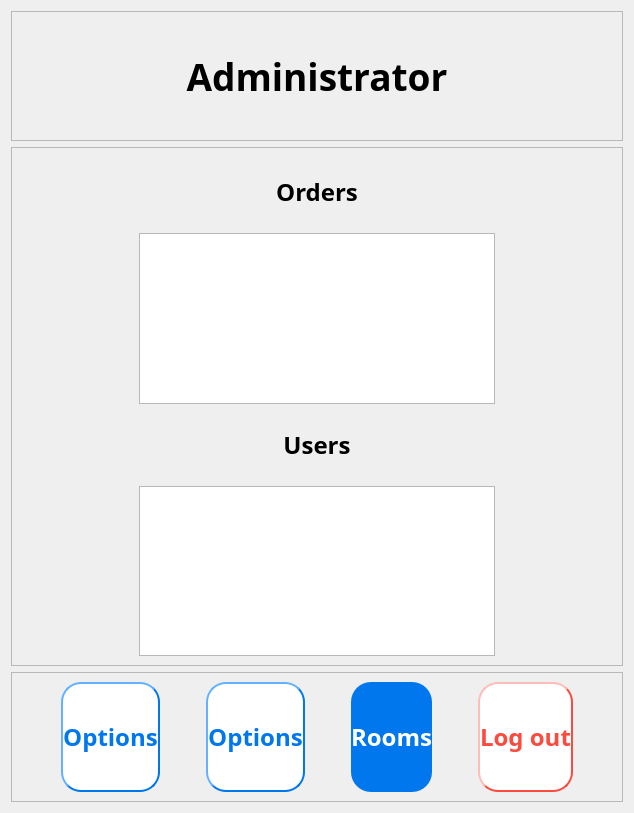
           <widget class="QWidget" name="admin_page16">
            <layout class="QGridLayout" name="gridLayout_92">
             <item row="0" column="0">
              <layout class="QVBoxLayout" name="verticalLayout_28" stretch="1,4,1">
               <item>
                <widget class="QFrame" name="frame_46">
                 <property name="frameShape">
                  <enum>QFrame::StyledPanel</enum>
                 </property>
                 <property name="frameShadow">
                  <enum>QFrame::Raised</enum>
                 </property>
                 <layout class="QGridLayout" name="gridLayout_94">
                  <item row="0" column="0">
                   <layout class="QGridLayout" name="gridLayout_93">
                    <item row="0" column="0">
                     <widget class="QLabel" name="label_43">
                      <property name="font">
                       <font>
                        <family>Bahnschrift SemiBold</family>
                        <pointsize>28</pointsize>
                        <weight>75</weight>
                        <bold>true</bold>
                       </font>
                      </property>
                      <property name="text">
                       <string>Administrator</string>
                      </property>
                      <property name="alignment">
                       <set>Qt::AlignCenter</set>
                      </property>
                     </widget>
                    </item>
                   </layout>
                  </item>
                 </layout>
                </widget>
               </item>
               <item>
                <widget class="QFrame" name="frame_45">
                 <property name="frameShape">
                  <enum>QFrame::StyledPanel</enum>
                 </property>
                 <property name="frameShadow">
                  <enum>QFrame::Raised</enum>
                 </property>
                 <layout class="QGridLayout" name="gridLayout_96">
                  <item row="0" column="0">
                   <layout class="QGridLayout" name="gridLayout_95" columnstretch="1,3,1">
                    <item row="3" column="1">
                     <widget class="QTableWidget" name="orders_2">
                      <property name="font">
                       <font>
                        <family>Bahnschrift SemiBold</family>
                        <pointsize>18</pointsize>
                        <weight>75</weight>
                        <bold>true</bold>
                       </font>
                      </property>
                     </widget>
                    </item>
                    <item row="3" column="2">
                     <spacer name="horizontalSpacer_62">
                      <property name="orientation">
                       <enum>Qt::Horizontal</enum>
                      </property>
                      <property name="sizeHint" stdset="0">
                       <size>
                        <width>40</width>
                        <height>20</height>
                       </size>
                      </property>
                     </spacer>
                    </item>
                    <item row="7" column="1">
                     <widget class="QTableWidget" name="users">
                      <property name="font">
                       <font>
                        <family>Bahnschrift SemiBold</family>
                        <pointsize>18</pointsize>
                        <weight>75</weight>
                        <bold>true</bold>
                       </font>
                      </property>
                     </widget>
                    </item>
                    <item row="3" column="0">
                     <spacer name="horizontalSpacer_61">
                      <property name="orientation">
                       <enum>Qt::Horizontal</enum>
                      </property>
                      <property name="sizeHint" stdset="0">
                       <size>
                        <width>40</width>
                        <height>20</height>
                       </size>
                      </property>
                     </spacer>
                    </item>
                    <item row="1" column="1">
                     <widget class="QLabel" name="label_44">
                      <property name="font">
                       <font>
                        <family>Bahnschrift SemiBold</family>
                        <pointsize>18</pointsize>
                        <weight>75</weight>
                        <bold>true</bold>
                       </font>
                      </property>
                      <property name="text">
                       <string>Orders</string>
                      </property>
                      <property name="alignment">
                       <set>Qt::AlignCenter</set>
                      </property>
                     </widget>
                    </item>
                    <item row="5" column="1">
                     <widget class="QLabel" name="label_45">
                      <property name="font">
                       <font>
                        <family>Bahnschrift SemiBold</family>
                        <pointsize>18</pointsize>
                        <weight>75</weight>
                        <bold>true</bold>
                       </font>
                      </property>
                      <property name="text">
                       <string>Users</string>
                      </property>
                      <property name="alignment">
                       <set>Qt::AlignCenter</set>
                      </property>
                     </widget>
                    </item>
                    <item row="4" column="1">
                     <spacer name="verticalSpacer_37">
                      <property name="orientation">
                       <enum>Qt::Vertical</enum>
                      </property>
                      <property name="sizeHint" stdset="0">
                       <size>
                        <width>20</width>
                        <height>40</height>
                       </size>
                      </property>
                     </spacer>
                    </item>
                    <item row="0" column="1">
                     <spacer name="verticalSpacer_35">
                      <property name="orientation">
                       <enum>Qt::Vertical</enum>
                      </property>
                      <property name="sizeHint" stdset="0">
                       <size>
                        <width>20</width>
                        <height>40</height>
                       </size>
                      </property>
                     </spacer>
                    </item>
                    <item row="2" column="1">
                     <spacer name="verticalSpacer_36">
                      <property name="orientation">
                       <enum>Qt::Vertical</enum>
                      </property>
                      <property name="sizeHint" stdset="0">
                       <size>
                        <width>20</width>
                        <height>40</height>
                       </size>
                      </property>
                     </spacer>
                    </item>
                    <item row="6" column="1">
                     <spacer name="verticalSpacer_38">
                      <property name="orientation">
                       <enum>Qt::Vertical</enum>
                      </property>
                      <property name="sizeHint" stdset="0">
                       <size>
                        <width>20</width>
                        <height>40</height>
                       </size>
                      </property>
                     </spacer>
                    </item>
                   </layout>
                  </item>
                 </layout>
                </widget>
               </item>
               <item>
                <widget class="QFrame" name="frame_44">
                 <property name="frameShape">
                  <enum>QFrame::StyledPanel</enum>
                 </property>
                 <property name="frameShadow">
                  <enum>QFrame::Raised</enum>
                 </property>
                 <layout class="QGridLayout" name="gridLayout_98">
                  <item row="0" column="0">
                   <layout class="QGridLayout" name="gridLayout_97" columnstretch="1,2,1,2,1,2,1,2,1">
                    <item row="0" column="7">
                     <widget class="QPushButton" name="to_sign_in_page_4">
                      <property name="sizePolicy">
                       <sizepolicy hsizetype="Minimum" vsizetype="Expanding">
                        <horstretch>0</horstretch>
                        <verstretch>0</verstretch>
                       </sizepolicy>
                      </property>
                      <property name="font">
                       <font>
                        <family>Bahnschrift SemiBold</family>
                        <pointsize>18</pointsize>
                        <weight>75</weight>
                        <bold>true</bold>
                       </font>
                      </property>
                      <property name="styleSheet">
                       <string notr="true">QPushButton{background-color: rgb(255,255,255); border-radius:20px; color:rgb(251, 74, 62);border-width:2px;border-color:rgb(251, 74, 62);border-style:outset;}</string>
                      </property>
                      <property name="text">
                       <string>Log out</string>
                      </property>
                     </widget>
                    </item>
                    <item row="0" column="8">
                     <spacer name="horizontalSpacer_66">
                      <property name="orientation">
                       <enum>Qt::Horizontal</enum>
                      </property>
                      <property name="sizeHint" stdset="0">
                       <size>
                        <width>40</width>
                        <height>20</height>
                       </size>
                      </property>
                     </spacer>
                    </item>
                    <item row="0" column="5">
                     <widget class="QPushButton" name="to_room_page">
                      <property name="sizePolicy">
                       <sizepolicy hsizetype="Minimum" vsizetype="Expanding">
                        <horstretch>0</horstretch>
                        <verstretch>0</verstretch>
                       </sizepolicy>
                      </property>
                      <property name="font">
                       <font>
                        <family>Bahnschrift SemiBold</family>
                        <pointsize>18</pointsize>
                        <weight>75</weight>
                        <bold>true</bold>
                       </font>
                      </property>
                      <property name="styleSheet">
                       <string notr="true">QPushButton{background-color: rgb(0, 119, 237); border-radius:20px; color:rgb(255,255,255);}</string>
                      </property>
                      <property name="text">
                       <string>Rooms</string>
                      </property>
                     </widget>
                    </item>
                    <item row="0" column="3">
                     <widget class="QPushButton" name="pushButton">
                      <property name="sizePolicy">
                       <sizepolicy hsizetype="Expanding" vsizetype="Expanding">
                        <horstretch>0</horstretch>
                        <verstretch>0</verstretch>
                       </sizepolicy>
                      </property>
                      <property name="font">
                       <font>
                        <family>Bahnschrift SemiBold</family>
                        <pointsize>18</pointsize>
                        <weight>75</weight>
                        <bold>true</bold>
                       </font>
                      </property>
                      <property name="styleSheet">
                       <string notr="true">QPushButton{background-color: rgb(255,255,255); border-radius:20px; color:rgb(0, 119, 237);border-width:2px;border-color:rgb(0, 119, 237);border-style:outset;}</string>
                      </property>
                      <property name="text">
                       <string>Options</string>
                      </property>
                     </widget>
                    </item>
                    <item row="0" column="6">
                     <spacer name="horizontalSpacer_65">
                      <property name="orientation">
                       <enum>Qt::Horizontal</enum>
                      </property>
                      <property name="sizeHint" stdset="0">
                       <size>
                        <width>40</width>
                        <height>20</height>
                       </size>
                      </property>
                     </spacer>
                    </item>
                    <item row="0" column="0">
                     <spacer name="horizontalSpacer_63">
                      <property name="orientation">
                       <enum>Qt::Horizontal</enum>
                      </property>
                      <property name="sizeHint" stdset="0">
                       <size>
                        <width>40</width>
                        <height>20</height>
                       </size>
                      </property>
                     </spacer>
                    </item>
                    <item row="0" column="4">
                     <spacer name="horizontalSpacer_64">
                      <property name="orientation">
                       <enum>Qt::Horizontal</enum>
                      </property>
                      <property name="sizeHint" stdset="0">
                       <size>
                        <width>40</width>
                        <height>20</height>
                       </size>
                      </property>
                     </spacer>
                    </item>
                    <item row="0" column="1">
                     <widget class="QPushButton" name="if_to_op_page">
                      <property name="sizePolicy">
                       <sizepolicy hsizetype="Minimum" vsizetype="Expanding">
                        <horstretch>0</horstretch>
                        <verstretch>0</verstretch>
                       </sizepolicy>
                      </property>
                      <property name="font">
                       <font>
                        <family>Bahnschrift SemiBold</family>
                        <pointsize>18</pointsize>
                        <weight>75</weight>
                        <bold>true</bold>
                       </font>
                      </property>
                      <property name="styleSheet">
                       <string notr="true">QPushButton{background-color: rgb(255,255,255); border-radius:20px; color:rgb(0, 119, 237);border-width:2px;border-color:rgb(0, 119, 237);border-style:outset;}</string>
                      </property>
                      <property name="text">
                       <string>Options</string>
                      </property>
                     </widget>
                    </item>
                    <item row="0" column="2">
                     <spacer name="horizontalSpacer_118">
                      <property name="orientation">
                       <enum>Qt::Horizontal</enum>
                      </property>
                      <property name="sizeHint" stdset="0">
                       <size>
                        <width>40</width>
                        <height>20</height>
                       </size>
                      </property>
                     </spacer>
                    </item>
                   </layout>
                  </item>
                 </layout>
                </widget>
               </item>
              </layout>
             </item>
            </layout>
           </widget>
